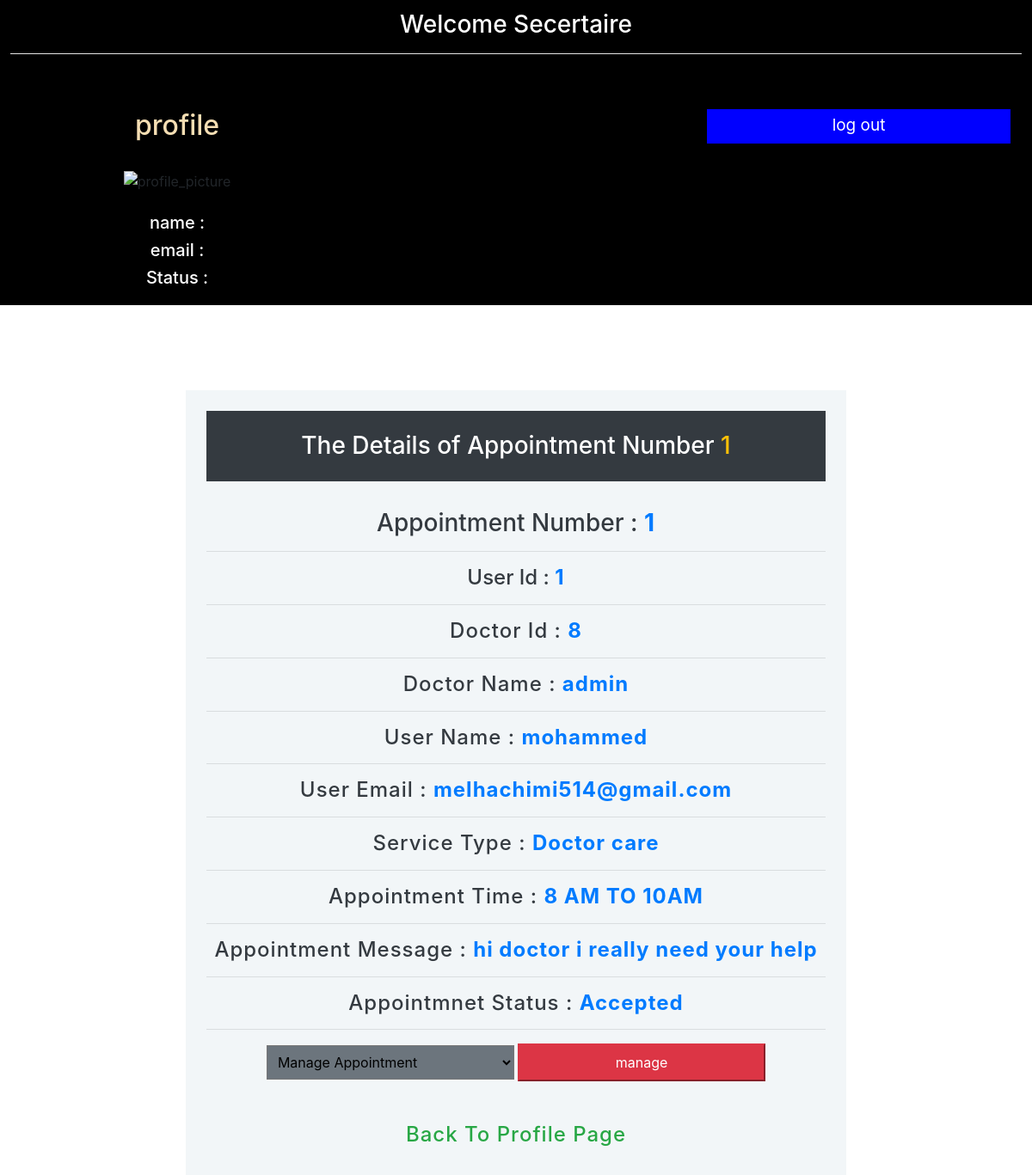
/admin_zone/Appointement_details_panel.php?details=1, run on the app's committed database.
### tables this page shows
CREATE TABLE `appointment` (
  `appointment_id` int(11) NOT NULL,
  `user_id` int(11) NOT NULL,
  `doctor_id` int(11) NOT NULL,
  `user_name` varchar(100) NOT NULL,
  `user_email` varchar(100) NOT NULL,
  `service_type` varchar(250) NOT NULL,
  `time` varchar(50) NOT NULL,
  `message` varchar(250) NOT NULL,
  `appointement_status` varchar(50) NOT NULL
);

CREATE TABLE `users` (
  `user_id` int(11) NOT NULL,
  `user_name` varchar(50) NOT NULL,
  `user_email` varchar(200) NOT NULL,
  `user_password` varchar(250) NOT NULL,
  `user_picture` varchar(200) NOT NULL,
  `user_status` varchar(50) NOT NULL
);

### controllers/admin.php (called while the page is built, shortened)
<?php
$user = new Users();
if(isset($_GET['details'])){
    $id=$_GET['details'];
    $query="SELECT * FROM appointment WHERE appointment_id = ?";
    $con = $user->connect();
    $stmt=$con->prepare($query);
    $stmt->bind_param("i",$id);
    $stmt->execute();
    $result=$stmt->get_result();
    $row=$result->fetch_assoc();
    $appointment_id=$row['appointment_id'];
    $user_id=$row['user_id'];
    $doctor_id=$row['doctor_id'];
    $user_name=$row['user_name'];
    $user_email=$row['user_email'];
    $service_type=$row['service_type'];
    $time=$row['time'];
    $message=$row['message'];
    $appointement_status=$row['appointement_status'];
}

### admin_zone/Appointement_details_panel.php (the view, shortened to what this page needs)
<?php
 include_once('../controllers/admin.php');
 $conn = new Users();
?>
<!DOCTYPE html>
<head>
	<link rel="stylesheet" type="text/css" href="syntax-highlighter/styles/shCore.css" media="all">
	<link rel="stylesheet" type="text/css" href="syntax-highlighter/styles/shThemeDefault.css" media="all">
	<link rel="stylesheet" href="css/font-awesome.min.css">
	 <link rel="stylesheet" href="css/bootstrap.min.css">
	<link rel="stylesheet" href="css/normalize.min.css">
	<link rel="stylesheet" href="css/main.css">
	<link rel="stylesheet" href="https://maxcdn.bootstrapcdn.com/bootstrap/4.5.0/css/bootstrap.min.css">
</head>
<body>
	<div style=" position: fixed;width: 100%;z-index: 1;">
		<div class="responsive_logo">
				<h3 class="text-white">Welcome Secertaire
				</h3>
				<hr class="bg-white text-white"><br>
		</div>
		<div class="responsive_panel">
			<br><br><br>
			<div class="responsive_doctor_profile">
				<h2  style="color: wheat;">profile</h2><br>
				<img src="https://encrypted-tbn0.gstatic.com/images?q=tbn%3AANd9GcTreksTEerNOVl1wm7JRykQifXUI_RKimR8jjtzG-e1AcyrTajW&usqp=CAU" alt="profile_picture" style="width: 100px; height: 100px;">
				<br><br>
				<h5 style="color: white;">name : <span style="color: blue;"><?php echo $_SESSION['user_name'];?> </h5>
				<h5 style="color: white;">email : <span style="color: blue;"><?php echo $_SESSION['user_email'];?></span></h5>
				<h5 style="color: white;">Status : <span style="color: blue;"><?php echo $_SESSION['user_status'];?></span></h5>
			</div>
			<br><br>
			<div id="responsive_admin_logout_btn">
				<a href="../views/index.php">log out</a>
			</div>
	    </div>
	</div>
	<div class="blank-div"></div>
	<div class="right_body" style="width: 82%;margin-left: 18%;">
	 <br><br>
    <div class="col-md-8 text-center p-4" style="margin: auto;background-color:#f2f6f8">
        <h3 class="text-center text-white bg-dark p-4">
            The Details of Appointment Number
            <span class="text-warning">
                <?php echo $appointment_id;?>
            </span>
        </h3>
        <br>
        <h3 class="text-dark"> Appointment Number :
            <span class="text-primary">
               <strong>
                   <?php echo $appointment_id;?>
               </strong>
            </span>
        </h3><hr>
        <h4 class="text-dark"> User Id :
            <span class="text-primary">
                <strong>
                    <?php echo $user_id;?>
                <strong>
            </span>
        </h4><hr>
        <h4 class="text-dark"> Doctor Id :
            <span class="text-primary">
                <strong>
                    <?php echo $doctor_id;?>
                <strong>
            </span>
        </h4><hr>
        <h4 class="text-dark"> Doctor Name :
            <span class="text-primary">
               <strong>
                    <?php
                        $con = $conn->connect();
                        $sql="SELECT * FROM `users` WHERE user_id = '$doctor_id'";
                        $stm=$con->prepare($sql);
                        $stm->execute();
                        $result=$stm->get_result();
                    ?>
                    <?php while($row=$result->fetch_assoc()){ ?>
                        <?=$row['user_name'];?>
                    <?php } ?>
               </strong>
            </span>
        </h4><hr>
        <h4 class="text-dark"> User Name :
            <span class="text-primary">
                <strong>
                    <?php echo $user_name;?>
                <strong>
            </span>
        </h4><hr>
        <h4 class="text-dark"> User Email :
            <span class="text-primary">
                <strong>
                    <?php echo $user_email;?>
                <strong>
            </span>
        </h4><hr>
        <h4 class="text-dark"> Service Type :
            <span class="text-primary">
                <strong>
                    <?php echo $service_type;?>
                <strong>
            </span>
        </h4><hr>
        <h4 class="text-dark"> Appointment Time :
            <span class="text-primary">
                <strong>
                    <?php echo $time;?>
                <strong>
            </span>
        </h4><hr>
        <h4 class="text-dark"> Appointment Message :
            <span class="text-primary">
                <strong>
                    <?php echo $message;?>
                <strong>
            </span>
        </h4><hr>
        <h4 class="text-dark"> Appointmnet Status :
            <span class="text-primary">
                <strong>
                    <?php echo $appointement_status;?>
                <strong>
            </span>
        </h4><hr>
        <form action="" method="POST">
            <select name="appointement-status" class="bg-secondary p-2" style="width: 40%;">
                <option value="">Manage Appointment</option>
            </select>
            <button type="submit" name="manage" class="btn-danger p-2" style="width: 40%;">manage</button>
        </form>
        <br><br>
        <h4>
            <a href="secertaire_panel.php" class="text-success">Back To Profile Page</a>
        </h4>
    </div>
    </div>
</body>
</html>

### admin_zone/css/main.css (style rules this page uses)
body { background-color:#FFF; font-family: "Lato", sans-serif; font-weight: 300; font-size:16px; line-height:18px; color:#777; }
a { color: #aa0a5f; }
a, a:hover, a:focus { text-decoration: none; outline: 0; }
h1, h2, h3, h4, h5, h6 { color: #333; margin:0; font-weight: normal; }
h2 { font-size: 24px; }
h3 { font-size: 18px; }
h5 { font-size: 16px; }
strong { letter-spacing: 1px; }
.responsive_logo { display: none ; }
.responsive_panel { display: none; }
.blank-div { display: none; }
@media screen and (max-width: 1388px) { .blank-div { display: block !important; height: 406px !important; } }
@media screen and (max-width: 1388px) { .responsive_logo { display: block; } }
@media screen and (max-width: 1388px) { .responsive_panel { display: block; display: flex; padding: 1%; background-color: black; } }
@media screen and (max-width: 1388px) { .responsive_logo { background-color: black; text-align: center; padding: 1%; } }
@media screen and (max-width: 1388px) { .responsive_doctor_profile { width: 33%; text-align: center; } }
@media screen and (max-width: 1388px) { #responsive_admin_logout_btn { background-color: blue; height: 23px; width: 30%; text-align: center; padding: 20px; margin-left: 34px; } }
@media screen and (max-width: 1388px) { #responsive_admin_logout_btn a { color: white; position: relative; top: -15px; font-size: 19px; } }
@media screen and (max-width: 1388px) { .right_body { margin: auto !important; width: 96% !important; } }

### data on the page
appointment: appointment_id "1", user "1", doctor "8", user_name "mohammed", user_email "melhachimi514@gmail.com", service_type "Doctor care", time "8 AM TO 10AM", message "hi doctor i really need your help", appointement_status "Accepted"
users: user_name "admin"
